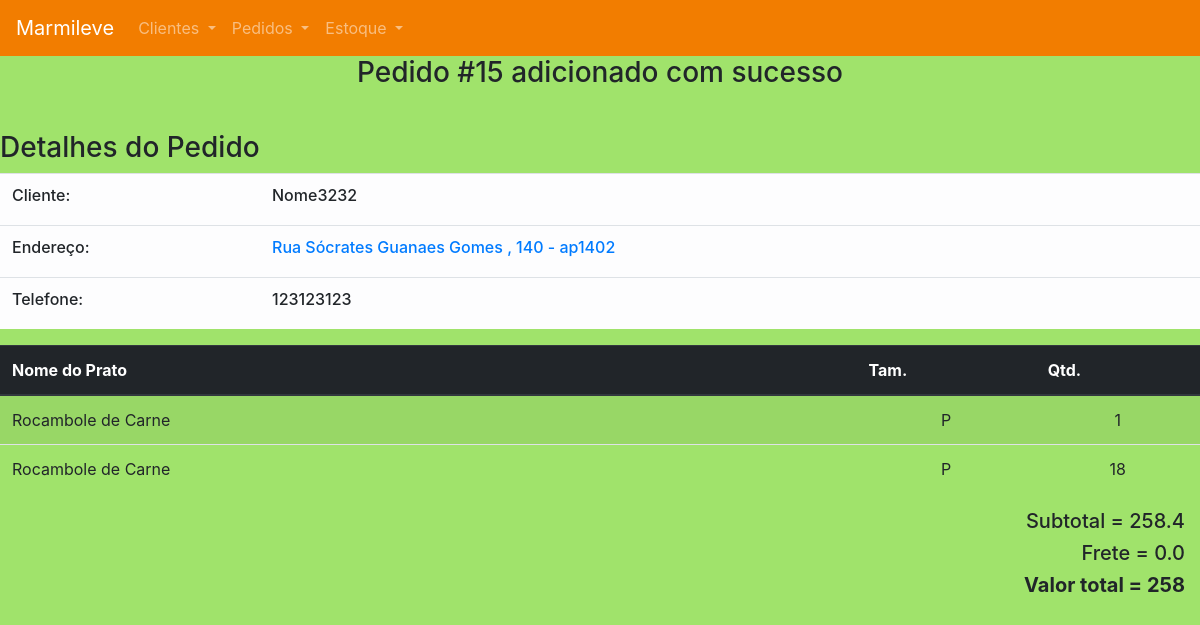
Page /pedido/pedido_create/15/pedidoitem_create/pedido_success/ on the committed database.
### sitemarmileve/models.py (models this page shows, shortened)
class Pedido(models.Model):
    nome = models.CharField(max_length=200)
    endereco = models.CharField(max_length=200, default="a")
    data = models.DateField(auto_now=True)
    valortotal = models.FloatField(default=None, null=True)

class Endereco(models.Model):
    cliente = models.ForeignKey(Cliente, on_delete=models.CASCADE)
    endereco =models.CharField(max_length=200)
    numero = models.SmallIntegerField()
    complemento = models.CharField(max_length=200)
    bairro = models.CharField(max_length=200)
    cidade = models.CharField(max_length=200)
    endereco_ativo = models.BooleanField()

class Cliente(models.Model):
    nome = models.CharField(max_length=200, unique=True)
    email = models.EmailField()
    telefone = models.CharField(max_length=11)
    cpf = models.CharField(max_length=200)

class ItemPedido(models.Model):
    pedido = models.ForeignKey(Pedido, on_delete=models.CASCADE)
    prato = models.CharField(max_length=200)
    tamanho = models.CharField(max_length=1, choices=(('P', 'Pequeno'), ('G', 'Grande'), ('S', 'Sopa')))
    qtd = models.SmallIntegerField()
    data_pedido = models.DateField(auto_now=True)

class Frete(models.Model):
    bairro = models.CharField(max_length=200)
    cidade = models.CharField(max_length=200)
    valorfrete = models.FloatField()

### sitemarmileve/views.py (the view)
# urls.py: path('pedido/pedido_create/<int:id>/pedidoitem_create/pedido_success/', pedido_success),
def pedido_success(request, id):
    template_name = 'sitemarmileve/pedido_success.html'
    pedido = Pedido.objects.get(pk=id)
    cliente = Cliente.objects.get(nome=pedido.nome)
    itempedido = ItemPedido.objects.filter(pedido_id=id)
    endereco = Endereco.objects.get(cliente_id=cliente.id, endereco=pedido.endereco)
    frete = Frete.objects.get(bairro=endereco.bairro)
    def subtotal():
        subtotal = 0
        qtd = 0
        for i in itempedido:
            preco = Preco.objects.get(tamanho=i.tamanho)
            qtd = qtd + i.qtd
            subtotal = subtotal + (i.qtd * preco.preco)
        if qtd >= 25:
            subtotal = subtotal * 0.9
        elif qtd >= 15:
            subtotal = subtotal * 0.85
        total = subtotal + frete.valorfrete
        pedido.valortotal = float(total)
        pedido.save()
        return subtotal
    context = {
        'cliente': cliente,
        'pedido': pedido,
        'itempedido': itempedido,
        'subtotal': subtotal(),
        'endereco': endereco,
        'frete': frete,
    }
    return render(request, template_name, context)

### sitemarmileve/templates/sitemarmileve/pedido_success.html
{% extends 'sitemarmileve/base.html' %}
{% block content %}
<body style="background-color: #a0e36b">
<div>
    <h3 class="text-center"> Pedido #{{pedido.id}} adicionado com sucesso </h3>
</div>
<div>
    <h3><br>Detalhes do Pedido </h3>
</div>
<div>
    <table class="table table-light">
        <tbody>
        <tr>
            <th><h6>Cliente: </h6></th>
            <td><h6>{{ pedido.nome }}</h6></td>
        </tr>
        <tr>
            <th><h6>Endereço:</h6></th>
            <td><h6><a
                    href="https://maps.google.com/?q={{pedido.endereco}}+{{endereco.numero}}+{{endereco.bairro}}/">
                {{pedido.endereco}} ,
                {{ endereco.numero}} - {{endereco.complemento}}</a></h6></td>
        </tr>
        <tr>
            <th><h6>Telefone:</h6></th>
            <td><h6>{{ cliente.telefone }}</h6></td>
        </tr>
        </tbody>
    </table>
</div>
<table class="table table-striped">
    <thead class="thead-dark">
    <tr>
        <th>Nome do Prato</th>
        <th>Tam.</th>
        <th>Qtd.</th>
    </tr>
    </thead>
    <tobdy>
        {% for i in itempedido %}
        <tr>
            <td width="300px" align="left">{{i.prato}}</td>
            <td width="50px" align="center">{{ i.tamanho }}</td>
            <td width="50px" align="center">{{i.qtd }}</td>
        </tr>
        {% endfor %}
    </tobdy>
</table>
<div class="container-fluid">
    <h5 class="text-right">Subtotal = {{subtotal}} </h5>
    <h5 class="text-right">Frete = {{frete.valorfrete}} </h5>
    <h5 class="text-right"><strong>Valor total = {{subtotal|add:frete.valorfrete }}</strong></h5>
</div>
</body>
{% endblock %}

### sitemarmileve/static/css/estilo.css (style rules this page uses)
html, body { height: 100%; }

### rows in the picture
Pedido: id "15", nome "Nome3232", endereco "Rua Sócrates Guanaes Gomes"
Endereco: numero "140", complemento "ap1402"
Cliente: telefone "123123123"
ItemPedido: prato "Rocambole de Carne", tamanho "P", qtd "1"
ItemPedido: prato "Rocambole de Carne", tamanho "P", qtd "18"
Frete: valorfrete "0.0", valorfrete "258"

### other values in the picture
{{ subtotal }} "258.4"
